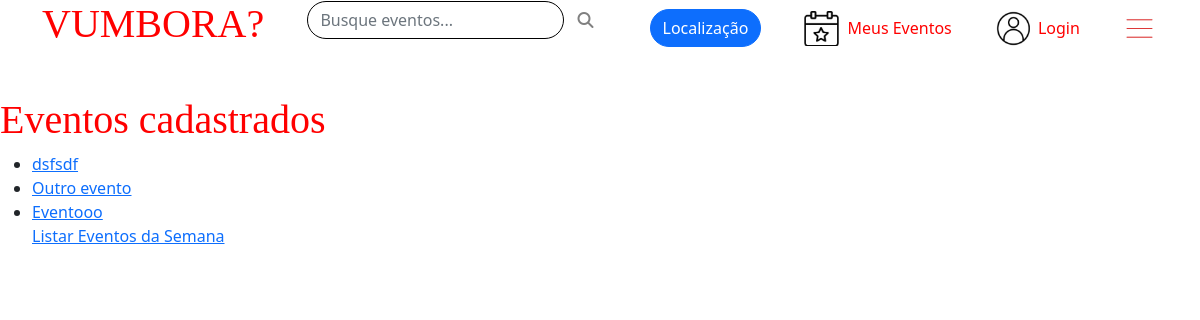
Before: / with the older database file.
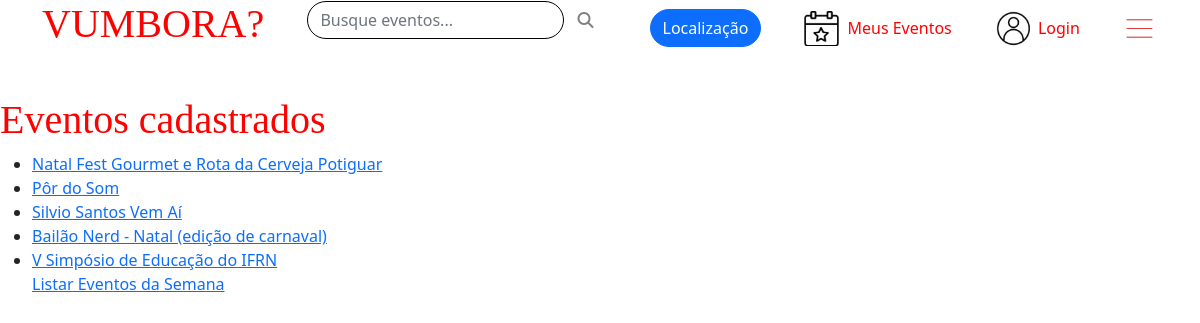
After: the same page with the newer database file.
### vumbora/models.py (models this page shows, shortened)
class Evento(models.Model):
    nome = models.CharField(max_length=200)
    descricao = models.CharField(max_length=200, null=True)
    datahora = models.DateTimeField(default = now)
    valor = models.DecimalField(max_digits=15, decimal_places=2, default=0.0)
    local = models.ForeignKey(Local, on_delete=models.CASCADE, null=True)
    arte = models.ImageField(upload_to='images/', null=True, blank = True)
    genero = models.ManyToManyField(Genero)
    usuario = models.ForeignKey(Usuario, on_delete=models.CASCADE,null=True)

### vumbora/views.py (the view)
# urls.py: path('', views.index, name='index'),
def index (request):
    evento_list = Evento.objects.order_by('datahora')[:5]
    context = {
        'evento_list': evento_list
    }
    return render(request,'vumbora/index.html',context)

### vumbora/templates/vumbora/index.html (shortened to what this page needs)
{% load static %}
{% include 'vumbora/header.html' %}
<link rel="stylesheet" href="{% static 'css/index.css' %}">
{% if evento_list %}
    <h1>Eventos cadastrados</h1>
    <ul>
        {% for evento in evento_list %}
            <li><a href="{% url 'vumbora:details' evento.id %}">{{ evento.nome }}</a></li>
        {% endfor %}
        <a href="{% url 'vumbora:lista_eventos_semana' %}"> Listar Eventos da Semana </a>
    </ul>
{% else %}
    <p>Não há eventos cadastrados.</p>
{% endif %}

Changed rows visible on the page:
removed Evento: nome "dsfsdf"
removed Evento: nome "Outro evento"
removed Evento: nome "Eventooo"
added Evento: nome "Natal Fest Gourmet e Rota da Cerveja Potiguar"
added Evento: nome "Pôr do Som"
added Evento: nome "Silvio Santos Vem Aí"
added Evento: nome "Bailão Nerd - Natal (edição de carnaval)"
added Evento: nome "V Simpósio de Educação do IFRN"
